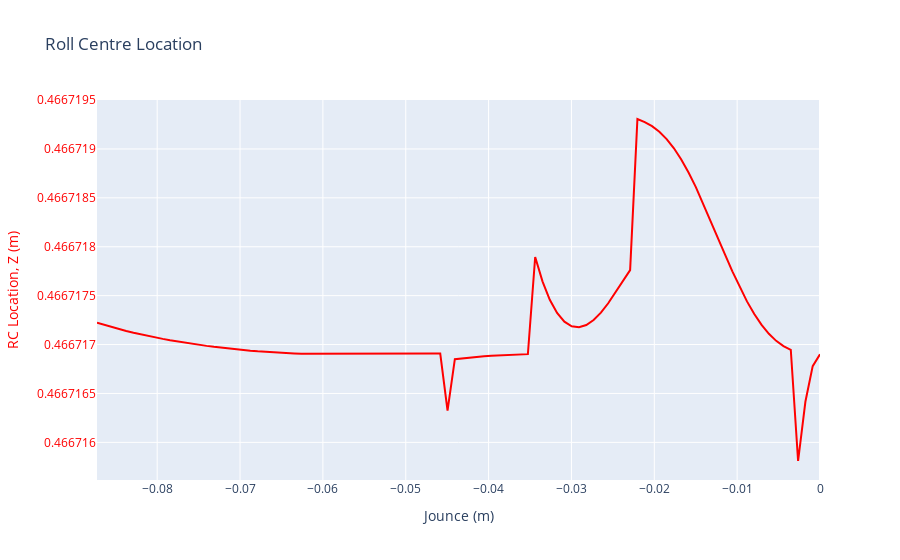

Notebook cell for this chart:
### Code cell
# Plot Bump steer vs roll

fig = go.Figure()

fig.add_trace(
    go.Scatter(
        x=results_df["roll_angle"],
        y=results_df["Bump_Steer"],
        mode='lines',
        marker=dict(color='red'),
        name='Roll Centre Location, z',
        yaxis='y'  # Explicitly associate this trace with the primary y-axis
    )
)

# Update layout to add a secondary y-axis
fig.update_layout(
    title='bump',
    xaxis=dict(title='Jounce (m)'),
    yaxis=dict(
        title='RC Location, Z (m)',
        titlefont=dict(color='red'),
        tickfont=dict(color='red')
    ),
    legend=dict(x=0.5, y=-0.2, orientation='h')  # Adjust legend position if needed
)

# Show the figure
fig.show()
